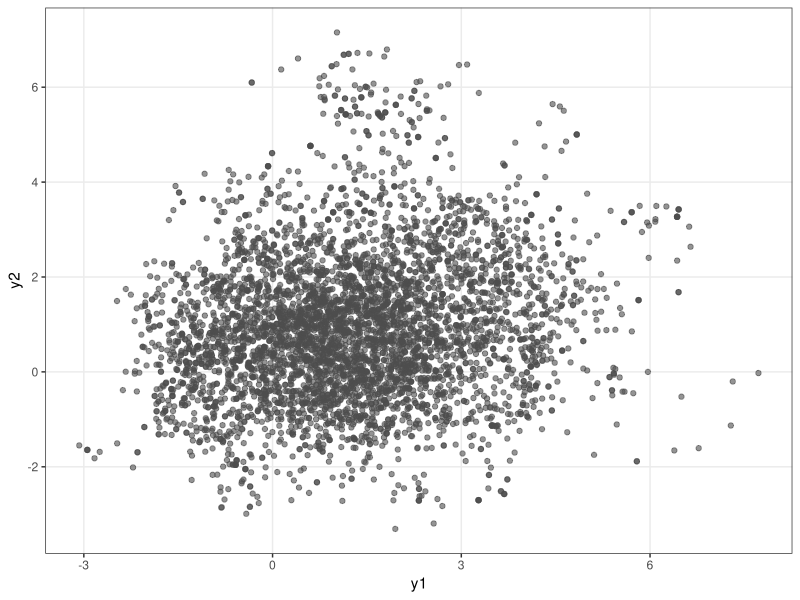
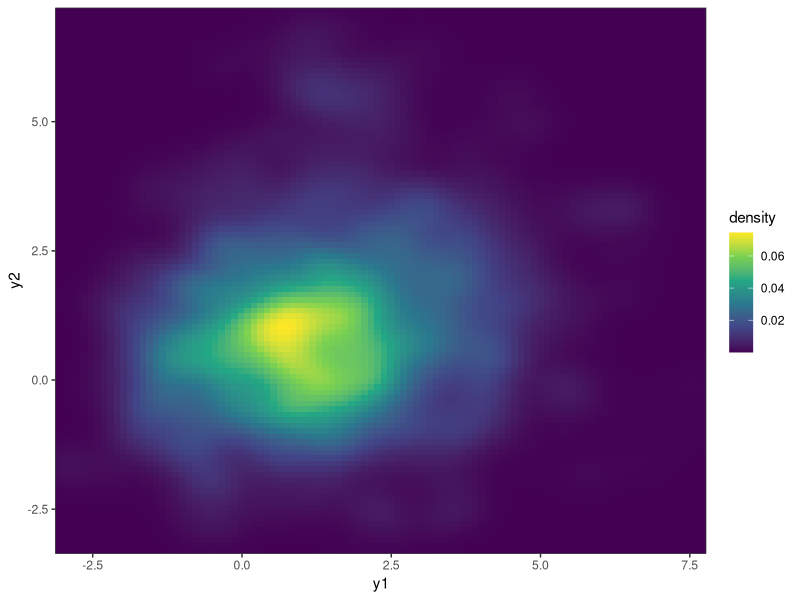
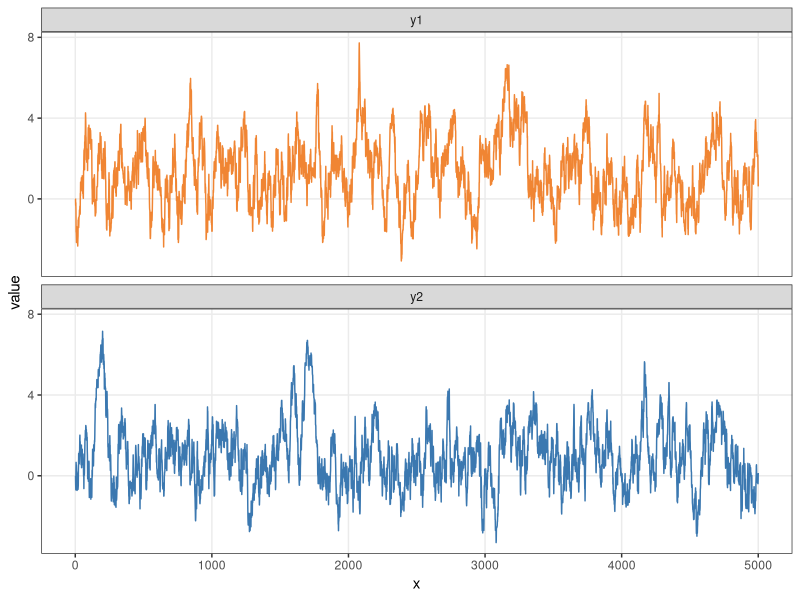

Write R code to recreate these figures, in order.
## ---- chunk 1
#| warning: false
#| echo: true
#| eval: true
#| fig-align: center
library(ggplot2)
library(mvtnorm)

custom_theme <- function() {
    theme_bw() +
    theme(panel.grid.minor = element_blank())
}

theme_set(custom_theme())

# Cantidad de muestras a obtener
n <- 5000

# Parámetros de la distribución a muestrear
Mu_objetivo <- c(1.2, 0.8)
Sigma_objetivo <- matrix(c(3, 0.2, 0.2, 2), ncol = 2)

# Matriz de dimensión (n, 2) que va a contener las muestras
muestras <- matrix(NA, nrow = n, ncol = 2)

# El punto inicial es el (0, 0)
muestras[1, ] <- c(0, 0)

# Matriz de varianza de la distribución de propuesta
Sigma_propuesta <- diag(2) * 0.2

for (i in 2:n) {
    # Proponer un nuevo valor
    propuesta <- rmvnorm(1, mean = muestras[i - 1, ], sigma = Sigma_propuesta)

    # Evaluar la función de densidad en el valor actual y en el propuesto
    f_propuesta <- dmvnorm(propuesta, Mu_objetivo, Sigma_objetivo)
    f_actual <- dmvnorm(muestras[i - 1, ], Mu_objetivo, Sigma_objetivo)

    # Calcular probabilidad de aceptación
    alpha <- min(c(1, f_propuesta / f_actual))

    # Determinar aceptación de propuesta
    aceptar <- rbinom(1, 1, alpha)

    # Seleccionar nueva muestras
    if (aceptar) {
        muestras[i, ] <- propuesta
    } else {
        muestras[i, ] <- muestras[i - 1, ]
    }
}

# Obtener las muestras como data.frame
df <- as.data.frame(muestras)
colnames(df) <- c("y1", "y2")
df$x <- 1:n

# Graficar muestras en el plano
ggplot(df) +
    geom_point(aes(x = y1, y = y2), alpha = 0.6, color = "grey30")

# Obtener una visualización de la densidad empírica
ggplot(df, aes(x = y1, y = y2)) +
    stat_density2d(
        geom = "raster",
        aes(fill = after_stat(density)),
        contour = FALSE
    ) +
    scale_x_continuous(expand = c(0, 0)) +
    scale_y_continuous(expand = c(0, 0)) +
    scale_fill_viridis_c()

# Graficar las trazas de ambas variables
tidyr::pivot_longer(df, c("y1", "y2"), names_to = "variable") |>
    ggplot() +
    geom_line(aes(x = x, y = value, color = variable)) +
    scale_color_manual(values = c("#f08533", "#3b78b0")) +
    facet_wrap(~ variable, ncol = 1) +
    theme(legend.position = "none")
